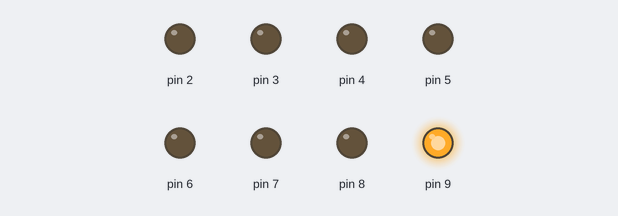
Bench run of a sketch on a simulated Arduino Uno, built with avr-gcc and run on an emulated ATmega328P. Parts: output pins drawn as LEDs (lit = HIGH).

Above: at 0.2 s.
At 0.7 s:
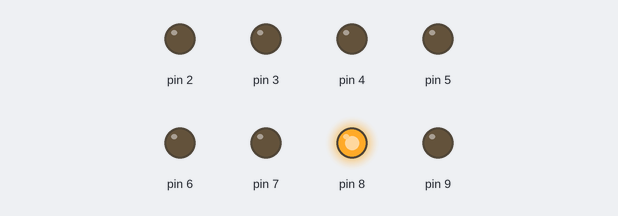
At 1.7 s:
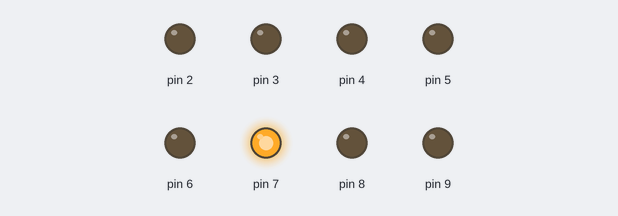
At 2.7 s:
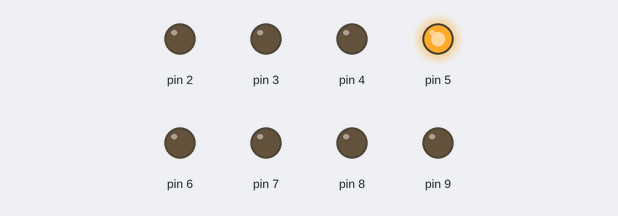
At 3.7 s:
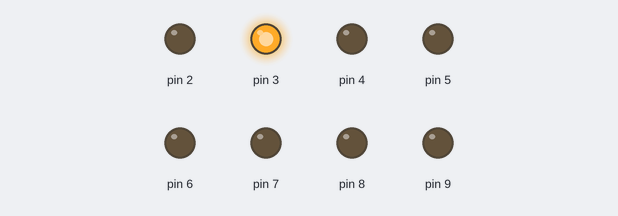
At 5.2 s:
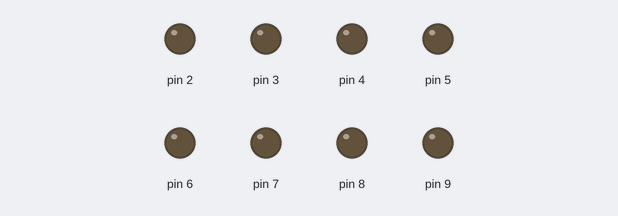
Timing chart, 0 to 7.8 s (numbered marks = the images above):
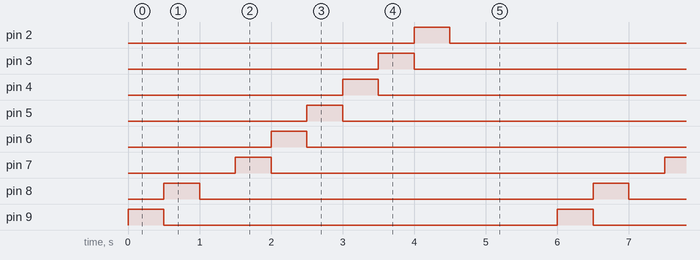

Measured:
- by itself, pin 2–9: alternates HIGH for 0.50 s and LOW for 5.5 s
- by itself, everything shown: repeats every 6.0 s, in 10 steps

The sketch:

EXERCISE1.ino
```cpp
void setup()
{
  //pinMode(4,output);
  DDRD = 0b11111100;
  DDRB = 0b000011;
}
void loop()
{
  PORTB = 0b000010;
  delay(500);
  for(int i=0;i<2;i++)
  {
  PORTB=PORTB>>1;
  delay(500);
  }
  PORTD = 0b10000000;
  delay(500);
  for(int i=0;i<8;i++)
  {
  PORTD=PORTD>>1;
  delay(500);
  }
}
```
